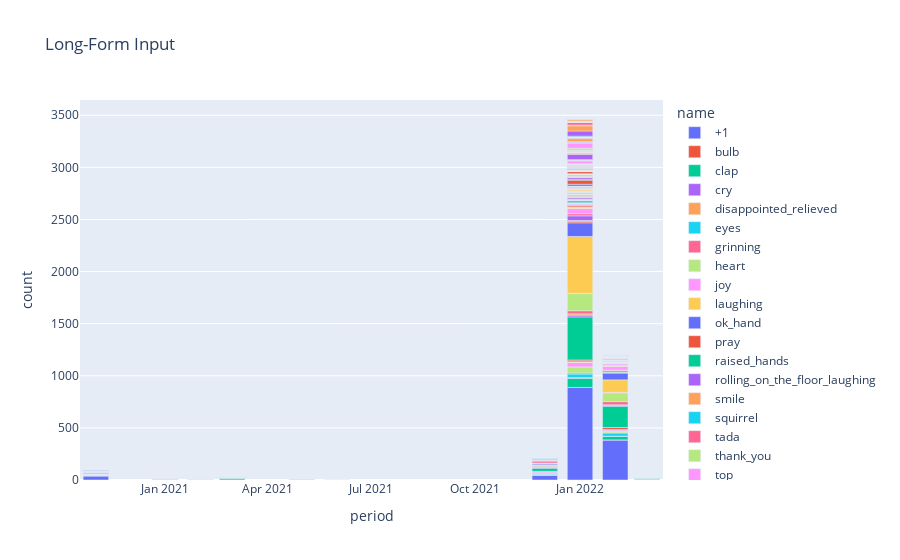

This figure's notebook cell:
### Code cell
import plotly.express as px
fig = px.bar(df, x="period", y="count", color="name", title="Long-Form Input")
fig.show()
